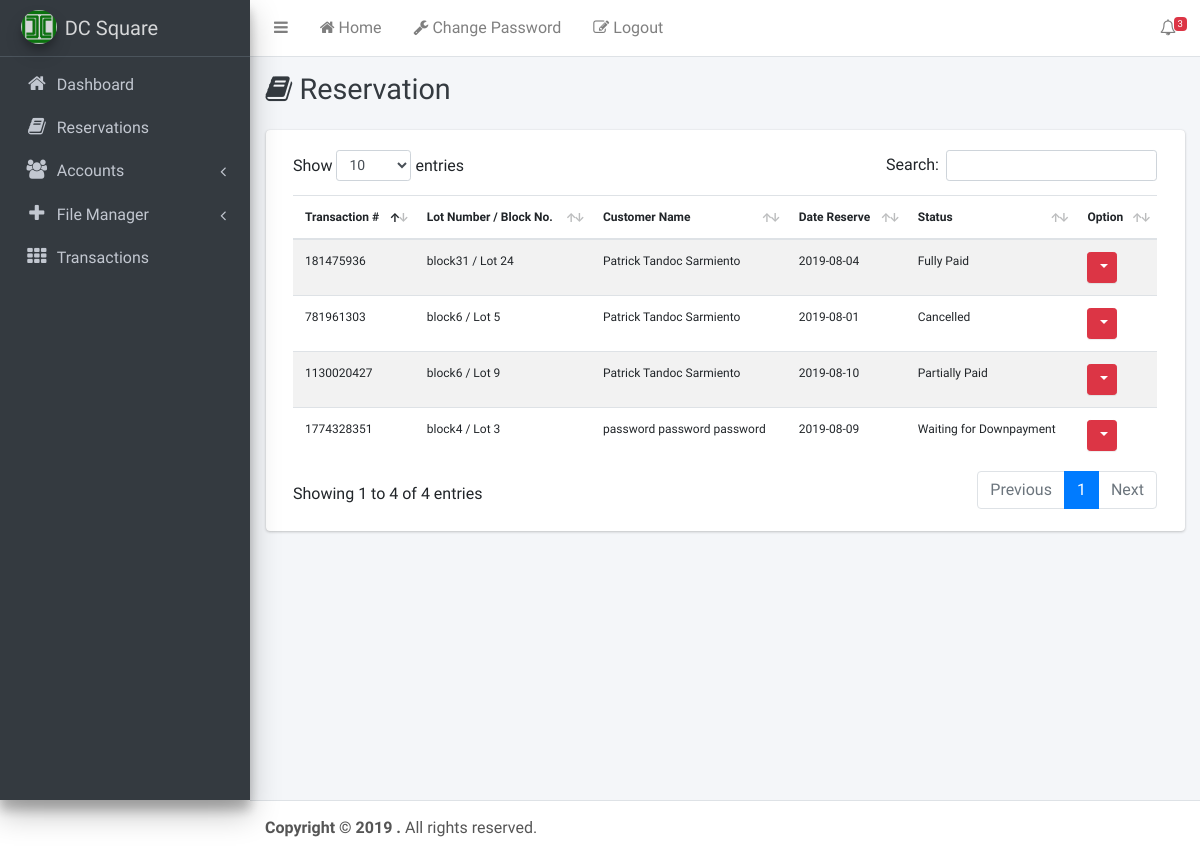
/admin/reservation.php (signed in), run on an earlier commit of the app's database.
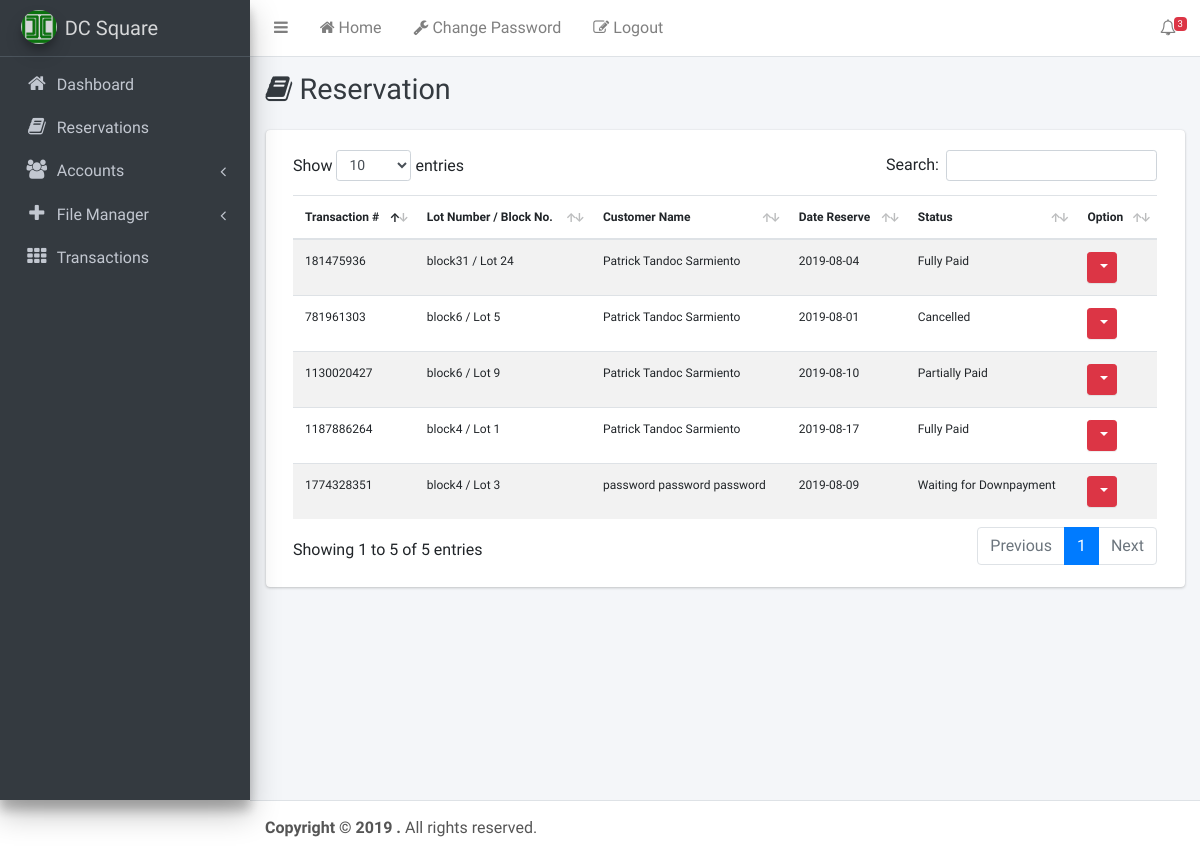
And on a later commit of the database.
### tables this page shows
CREATE TABLE `reservation` (
  `reservation_id` int(11) NOT NULL,
  `map_id` int(11) NOT NULL,
  `tcode` int(11) NOT NULL,
  `ID` int(11) NOT NULL,
  `terms` int(11) NOT NULL,
  `reservation_fee` float(10,2) NOT NULL,
  `dp` float(10,2) NOT NULL,
  `total_installment` float(10,2) NOT NULL,
  `date_created` text NOT NULL,
  `r_status` int(11) NOT NULL COMMENT '0=draft, 1= paid dp, 2=cancelled'
);

CREATE TABLE `map_box` (
  `id` int(11) NOT NULL,
  `block_no` varchar(255) DEFAULT NULL,
  `lot_price` float(10,2) NOT NULL,
  `lot_no` varchar(255) DEFAULT NULL,
  `box_name` varchar(255) DEFAULT NULL,
  `box_age` varchar(255) DEFAULT NULL,
  `box_date` varchar(255) DEFAULT NULL,
  `box_due_date` varchar(255) DEFAULT NULL,
  `box_status` varchar(255) DEFAULT NULL
);

CREATE TABLE `accounts` (
  `ID` int(11) NOT NULL,
  `UserName` varchar(255) NOT NULL,
  `PassWord` varchar(255) NOT NULL,
  `FirstName` varchar(255) NOT NULL,
  `MiddleName` varchar(255) NOT NULL,
  `LastName` varchar(255) NOT NULL,
  `EmailAddress` varchar(255) NOT NULL,
  `ContactNumber` varchar(255) NOT NULL,
  `PermanentAddress` text NOT NULL,
  `UserRole` int(11) NOT NULL COMMENT '0 = head, 1=account, 2= management 3= finance',
  `UserStatus` int(11) NOT NULL
);

### admin/reservation.php (the view, shortened to what this page needs)
<?php
  include'../config/db.php';
?>
<?php include'../assets/header.php';?>
<body class="hold-transition sidebar-mini">
<div class="wrapper">
<?php include'../assets/nav.php';?>
<?php include'../assets/sidebar.php'?>
  <div class="content-wrapper">
    <div class="content-header">
      <div class="container-fluid">
        <div class="row mb-2">
          <div class="col-sm-6">
            <h1 class="m-0 text-dark"><i class="fa fa-book"></i> Reservation</h1>
          </div>
          <div class="col-sm-6">
          </div>
        </div>
      </div>
    </div>
    <div class="content">
      <div class="container-fluid">
        <div class="row">
          <div class="col-lg-12">
            <div class="card">
              <div class="card-body">
                <table class="table table-striped" id="example1" style="font-size:12px;">
  <thead>
  <tr>
    <th>Transaction #</th>
    <th>Lot Number / Block No.</th>
    <th>Customer Name</th>
    <th>Date Reserve</th>
    <th>Status</th>
    <th>Option</th>
  </tr>
  </thead>
  <tbody>
<?php
  $query = $dbcon->query("SELECT * FROM reservation
    INNER JOIN map_box on map_box.id = reservation.map_id
    INNER JOIN accounts on accounts.ID = reservation.ID") or die(mysqli_error());
  while($row = $query->fetch_assoc()){
?>
<tr>
    <td><?php echo $row['tcode']?></td>
    <td><?php echo $row['block_no']?> / <?php echo $row['lot_no']?></td>
    <td><?php echo $row['FirstName']?> <?php echo $row['MiddleName']?> <?php echo $row['LastName']?></td>
    <td><?php echo $row['date_created']?></td>
    <td>
      <?php
      if($row['r_status'] == '0'){
        echo 'Waiting for Downpayment';
      }elseif($row['r_status'] == '1'){
        echo 'Partially Paid';
      }elseif($row['r_status'] == '2'){
        echo 'Cancelled';
      }elseif($row['r_status'] == '3'){
        echo 'Fully Paid';
      }
      ?>
    </td>
    <td>
      <div class="btn-group">
                    <button type="button" class="btn btn-danger btn-sm dropdown-toggle" data-toggle="dropdown">
                    </button>
                  </div>
    </td>
  </tr>
<?php
}
?>
    </tbody>
</table>
              </div>
            </div>
          </div>
        </div>
      </div>
    </div>
  </div>
<?php include'../assets/footer.php';?>
</body>
</html>

What changed in the data, as far as the page shows it:
added reservation: tcode "1187886264", map_box.block_no "block4", map_box.lot_no "Lot 1", accounts.FirstName "Patrick", accounts.MiddleName "Tandoc", accounts.LastName "Sarmiento", date_created "2019-08-17", r_status "Fully Paid"
Also different on the page:
text written by a page script: "Show entries Search: Showing 1 to 4 of 4 entries Previous 1 Next" → "Show entries Search: Showing 1 to 5 of 5 entries Previous 1 Next"
